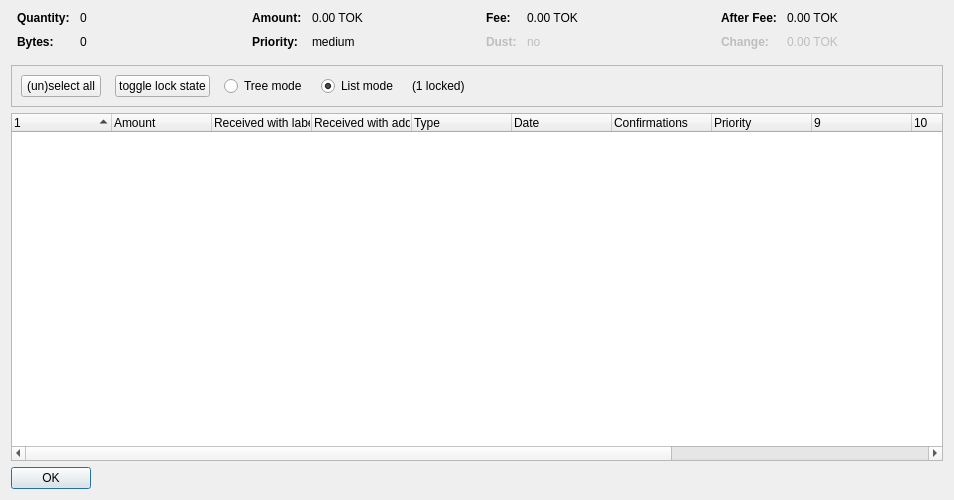
<?xml version="1.0" encoding="UTF-8"?>
<ui version="4.0">
 <class>CoinControlDialog</class>
 <widget class="QDialog" name="CoinControlDialog">
  <property name="geometry">
   <rect>
    <x>0</x>
    <y>0</y>
    <width>954</width>
    <height>500</height>
   </rect>
  </property>
  <property name="windowTitle">
   <string>Coin Selection</string>
  </property>
  <layout class="QVBoxLayout" name="verticalLayout">
   <item>
    <layout class="QHBoxLayout" name="horizontalLayoutTop" stretch="0,0,0,0">
     <property name="topMargin">
      <number>0</number>
     </property>
     <property name="bottomMargin">
      <number>10</number>
     </property>
     <item>
      <layout class="QFormLayout" name="formLayoutCoinControl1">
       <property name="horizontalSpacing">
        <number>10</number>
       </property>
       <property name="verticalSpacing">
        <number>10</number>
       </property>
       <property name="leftMargin">
        <number>6</number>
       </property>
       <property name="rightMargin">
        <number>6</number>
       </property>
       <item row="0" column="0">
        <widget class="QLabel" name="labelCoinControlQuantityText">
         <property name="font">
          <font>
           <weight>75</weight>
           <bold>true</bold>
          </font>
         </property>
         <property name="text">
          <string>Quantity:</string>
         </property>
        </widget>
       </item>
       <item row="0" column="1">
        <widget class="QLabel" name="labelCoinControlQuantity">
         <property name="cursor">
          <cursorShape>IBeamCursor</cursorShape>
         </property>
         <property name="contextMenuPolicy">
          <enum>Qt::ActionsContextMenu</enum>
         </property>
         <property name="text">
          <string notr="true">0</string>
         </property>
         <property name="textInteractionFlags">
          <set>Qt::LinksAccessibleByMouse|Qt::TextSelectableByKeyboard|Qt::TextSelectableByMouse</set>
         </property>
        </widget>
       </item>
       <item row="1" column="0">
        <widget class="QLabel" name="labelCoinControlBytesText">
         <property name="font">
          <font>
           <weight>75</weight>
           <bold>true</bold>
          </font>
         </property>
         <property name="text">
          <string>Bytes:</string>
         </property>
        </widget>
       </item>
       <item row="1" column="1">
        <widget class="QLabel" name="labelCoinControlBytes">
         <property name="cursor">
          <cursorShape>IBeamCursor</cursorShape>
         </property>
         <property name="contextMenuPolicy">
          <enum>Qt::ActionsContextMenu</enum>
         </property>
         <property name="text">
          <string notr="true">0</string>
         </property>
         <property name="textInteractionFlags">
          <set>Qt::LinksAccessibleByMouse|Qt::TextSelectableByKeyboard|Qt::TextSelectableByMouse</set>
         </property>
        </widget>
       </item>
      </layout>
     </item>
     <item>
      <layout class="QFormLayout" name="formLayoutCoinControl2">
       <property name="horizontalSpacing">
        <number>10</number>
       </property>
       <property name="verticalSpacing">
        <number>10</number>
       </property>
       <property name="leftMargin">
        <number>6</number>
       </property>
       <property name="rightMargin">
        <number>6</number>
       </property>
       <item row="0" column="0">
        <widget class="QLabel" name="labelCoinControlAmountText">
         <property name="font">
          <font>
           <weight>75</weight>
           <bold>true</bold>
          </font>
         </property>
         <property name="text">
          <string>Amount:</string>
         </property>
        </widget>
       </item>
       <item row="0" column="1">
        <widget class="QLabel" name="labelCoinControlAmount">
         <property name="cursor">
          <cursorShape>IBeamCursor</cursorShape>
         </property>
         <property name="contextMenuPolicy">
          <enum>Qt::ActionsContextMenu</enum>
         </property>
         <property name="text">
          <string notr="true">0.00 TOK</string>
         </property>
         <property name="textInteractionFlags">
          <set>Qt::LinksAccessibleByMouse|Qt::TextSelectableByKeyboard|Qt::TextSelectableByMouse</set>
         </property>
        </widget>
       </item>
       <item row="1" column="0">
        <widget class="QLabel" name="labelCoinControlPriorityText">
         <property name="font">
          <font>
           <weight>75</weight>
           <bold>true</bold>
          </font>
         </property>
         <property name="text">
          <string>Priority:</string>
         </property>
        </widget>
       </item>
       <item row="1" column="1">
        <widget class="QLabel" name="labelCoinControlPriority">
         <property name="cursor">
          <cursorShape>IBeamCursor</cursorShape>
         </property>
         <property name="contextMenuPolicy">
          <enum>Qt::ActionsContextMenu</enum>
         </property>
         <property name="text">
          <string>medium</string>
         </property>
         <property name="textInteractionFlags">
          <set>Qt::LinksAccessibleByMouse|Qt::TextSelectableByKeyboard|Qt::TextSelectableByMouse</set>
         </property>
        </widget>
       </item>
      </layout>
     </item>
     <item>
      <layout class="QFormLayout" name="formLayoutCoinControl3">
       <property name="horizontalSpacing">
        <number>10</number>
       </property>
       <property name="verticalSpacing">
        <number>10</number>
       </property>
       <property name="leftMargin">
        <number>6</number>
       </property>
       <property name="rightMargin">
        <number>6</number>
       </property>
       <item row="0" column="0">
        <widget class="QLabel" name="labelCoinControlFeeText">
         <property name="font">
          <font>
           <weight>75</weight>
           <bold>true</bold>
          </font>
         </property>
         <property name="text">
          <string>Fee:</string>
         </property>
        </widget>
       </item>
       <item row="0" column="1">
        <widget class="QLabel" name="labelCoinControlFee">
         <property name="cursor">
          <cursorShape>IBeamCursor</cursorShape>
         </property>
         <property name="contextMenuPolicy">
          <enum>Qt::ActionsContextMenu</enum>
         </property>
         <property name="text">
          <string notr="true">0.00 TOK</string>
         </property>
         <property name="textInteractionFlags">
          <set>Qt::LinksAccessibleByMouse|Qt::TextSelectableByKeyboard|Qt::TextSelectableByMouse</set>
         </property>
        </widget>
       </item>
       <item row="1" column="0">
        <widget class="QLabel" name="labelCoinControlLowOutputText">
         <property name="enabled">
          <bool>false</bool>
         </property>
         <property name="font">
          <font>
           <weight>75</weight>
           <bold>true</bold>
          </font>
         </property>
         <property name="text">
          <string>Dust:</string>
         </property>
        </widget>
       </item>
       <item row="1" column="1">
        <widget class="QLabel" name="labelCoinControlLowOutput">
         <property name="enabled">
          <bool>false</bool>
         </property>
         <property name="cursor">
          <cursorShape>IBeamCursor</cursorShape>
         </property>
         <property name="contextMenuPolicy">
          <enum>Qt::ActionsContextMenu</enum>
         </property>
         <property name="text">
          <string>no</string>
         </property>
         <property name="textInteractionFlags">
          <set>Qt::LinksAccessibleByMouse|Qt::TextSelectableByKeyboard|Qt::TextSelectableByMouse</set>
         </property>
        </widget>
       </item>
      </layout>
     </item>
     <item>
      <layout class="QFormLayout" name="formLayoutCoinControl4">
       <property name="horizontalSpacing">
        <number>10</number>
       </property>
       <property name="verticalSpacing">
        <number>10</number>
       </property>
       <property name="leftMargin">
        <number>6</number>
       </property>
       <property name="rightMargin">
        <number>6</number>
       </property>
       <item row="0" column="0">
        <widget class="QLabel" name="labelCoinControlAfterFeeText">
         <property name="font">
          <font>
           <weight>75</weight>
           <bold>true</bold>
          </font>
         </property>
         <property name="text">
          <string>After Fee:</string>
         </property>
        </widget>
       </item>
       <item row="0" column="1">
        <widget class="QLabel" name="labelCoinControlAfterFee">
         <property name="cursor">
          <cursorShape>IBeamCursor</cursorShape>
         </property>
         <property name="contextMenuPolicy">
          <enum>Qt::ActionsContextMenu</enum>
         </property>
         <property name="text">
          <string notr="true">0.00 TOK</string>
         </property>
         <property name="textInteractionFlags">
          <set>Qt::LinksAccessibleByMouse|Qt::TextSelectableByKeyboard|Qt::TextSelectableByMouse</set>
         </property>
        </widget>
       </item>
       <item row="1" column="0">
        <widget class="QLabel" name="labelCoinControlChangeText">
         <property name="enabled">
          <bool>false</bool>
         </property>
         <property name="font">
          <font>
           <weight>75</weight>
           <bold>true</bold>
          </font>
         </property>
         <property name="text">
          <string>Change:</string>
         </property>
        </widget>
       </item>
       <item row="1" column="1">
        <widget class="QLabel" name="labelCoinControlChange">
         <property name="enabled">
          <bool>false</bool>
         </property>
         <property name="cursor">
          <cursorShape>IBeamCursor</cursorShape>
         </property>
         <property name="contextMenuPolicy">
          <enum>Qt::ActionsContextMenu</enum>
         </property>
         <property name="text">
          <string notr="true">0.00 TOK</string>
         </property>
         <property name="textInteractionFlags">
          <set>Qt::LinksAccessibleByMouse|Qt::TextSelectableByKeyboard|Qt::TextSelectableByMouse</set>
         </property>
        </widget>
       </item>
      </layout>
     </item>
    </layout>
   </item>
   <item>
    <widget class="QFrame" name="frame">
     <property name="minimumSize">
      <size>
       <width>0</width>
       <height>40</height>
      </size>
     </property>
     <property name="frameShape">
      <enum>QFrame::StyledPanel</enum>
     </property>
     <property name="frameShadow">
      <enum>QFrame::Sunken</enum>
     </property>
     <layout class="QHBoxLayout" name="horizontalLayout">
      <item>
       <layout class="QHBoxLayout" name="horizontalLayoutPanel" stretch="0,0,0,0,0,0">
        <property name="spacing">
         <number>14</number>
        </property>
        <item>
         <widget class="QPushButton" name="pushButtonSelectAll">
          <property name="sizePolicy">
           <sizepolicy hsizetype="Maximum" vsizetype="Fixed">
            <horstretch>0</horstretch>
            <verstretch>0</verstretch>
           </sizepolicy>
          </property>
          <property name="text">
           <string>(un)select all</string>
          </property>
          <property name="autoDefault">
           <bool>false</bool>
          </property>
         </widget>
        </item>
        <item>
         <widget class="QPushButton" name="pushButtonToggleLock">
          <property name="sizePolicy">
           <sizepolicy hsizetype="Maximum" vsizetype="Fixed">
            <horstretch>0</horstretch>
            <verstretch>0</verstretch>
           </sizepolicy>
          </property>
          <property name="text">
           <string>toggle lock state</string>
          </property>
          <property name="autoDefault">
           <bool>false</bool>
          </property>
         </widget>
        </item>
        <item>
         <widget class="QRadioButton" name="radioTreeMode">
          <property name="sizePolicy">
           <sizepolicy hsizetype="Maximum" vsizetype="Fixed">
            <horstretch>0</horstretch>
            <verstretch>0</verstretch>
           </sizepolicy>
          </property>
          <property name="text">
           <string>Tree mode</string>
          </property>
         </widget>
        </item>
        <item>
         <widget class="QRadioButton" name="radioListMode">
          <property name="sizePolicy">
           <sizepolicy hsizetype="Maximum" vsizetype="Fixed">
            <horstretch>0</horstretch>
            <verstretch>0</verstretch>
           </sizepolicy>
          </property>
          <property name="text">
           <string>List mode</string>
          </property>
          <property name="checked">
           <bool>true</bool>
          </property>
         </widget>
        </item>
        <item>
         <widget class="QLabel" name="labelLocked">
          <property name="text">
           <string>(1 locked)</string>
          </property>
         </widget>
        </item>
        <item>
         <spacer name="horizontalSpacer">
          <property name="orientation">
           <enum>Qt::Horizontal</enum>
          </property>
          <property name="sizeHint" stdset="0">
           <size>
            <width>40</width>
            <height>20</height>
           </size>
          </property>
         </spacer>
        </item>
       </layout>
      </item>
     </layout>
    </widget>
   </item>
   <item>
    <widget class="CoinControlTreeWidget" name="treeWidget">
     <property name="contextMenuPolicy">
      <enum>Qt::CustomContextMenu</enum>
     </property>
     <property name="sortingEnabled">
      <bool>false</bool>
     </property>
     <property name="columnCount">
      <number>13</number>
     </property>
     <attribute name="headerShowSortIndicator" stdset="0">
      <bool>true</bool>
     </attribute>
     <attribute name="headerStretchLastSection">
      <bool>false</bool>
     </attribute>
     <column>
      <property name="text">
       <string/>
      </property>
     </column>
     <column>
      <property name="text">
       <string>Amount</string>
      </property>
     </column>
     <column>
      <property name="text">
       <string>Received with label</string>
      </property>
     </column>
     <column>
      <property name="text">
       <string>Received with address</string>
      </property>
     </column>
     <column>
      <property name="text">
       <string>Type</string>
      </property>
     </column>
     <column>
      <property name="text">
       <string>Date</string>
      </property>
     </column>
     <column>
      <property name="text">
       <string>Confirmations</string>
      </property>
      <property name="toolTip">
       <string>Confirmed</string>
      </property>
     </column>
     <column>
      <property name="text">
       <string>Priority</string>
      </property>
     </column>
     <column>
      <property name="text">
       <string/>
      </property>
     </column>
     <column>
      <property name="text">
       <string/>
      </property>
     </column>
     <column>
      <property name="text">
       <string/>
      </property>
     </column>
     <column>
      <property name="text">
       <string/>
      </property>
     </column>
     <column>
      <property name="text">
       <string/>
      </property>
     </column>
    </widget>
   </item>
   <item>
    <widget class="QDialogButtonBox" name="buttonBox">
     <property name="sizePolicy">
      <sizepolicy hsizetype="Maximum" vsizetype="Fixed">
       <horstretch>0</horstretch>
       <verstretch>0</verstretch>
      </sizepolicy>
     </property>
     <property name="orientation">
      <enum>Qt::Horizontal</enum>
     </property>
     <property name="standardButtons">
      <set>QDialogButtonBox::Ok</set>
     </property>
    </widget>
   </item>
  </layout>
 </widget>
 <customwidgets>
  <customwidget>
   <class>CoinControlTreeWidget</class>
   <extends>QTreeWidget</extends>
   <header>coincontroltreewidget.h</header>
  </customwidget>
 </customwidgets>
 <resources/>
 <connections/>
</ui>
